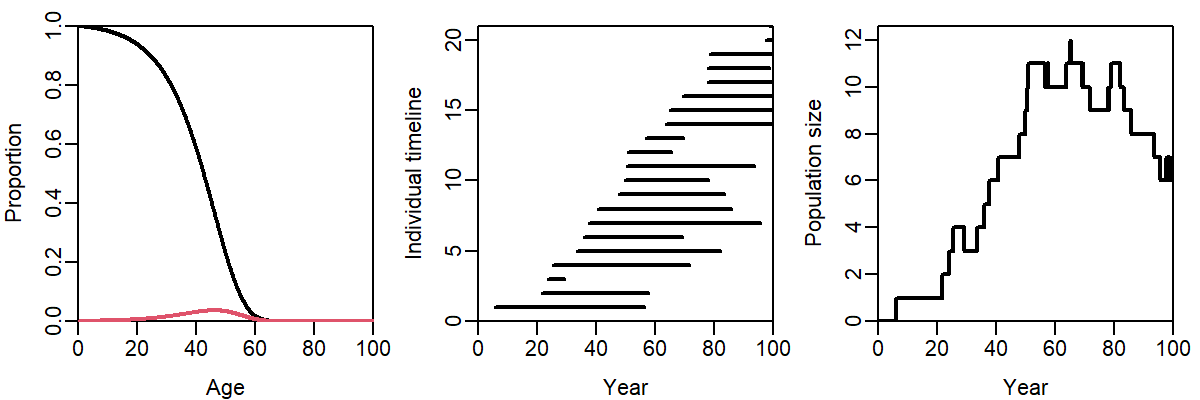

Generate this figure with R:

setwd("C:/Users/James.Thorson/Desktop/Git/Spatio-temporal-models-for-ecologists/Chap_1")
set.seed(101)

########## START IN-TEXT SNIPPET
# Calculate lifetime density function f = d/da( 1 - S(a) )
lifetime_density = function(a, b, k){
  # Write expression for 1 - S(a)
  gompertz_mortality = expression( 1-exp(b/k*(1-exp(k*a))) )
  # Symbolic derivative with respect to age a
  density_function = D(gompertz_mortality, "a")
  # Evaluate derivative using specified values
  eval(Expr)
}
########## END IN-TEXT SNIPPET

########## START IN-TEXT SNIPPET
# Paraeters
b = 0.001 # Initial annual mortality rate
k = 0.1   # Acceleration in mortality rate
birth_rate = 0.2 # animals per year
n_t = 100 # Time domain  to simulate

# Calculate peak of lifetime density for use in rejection sampling
Opt = optimize(f=lifetime_density, interval=c(0,100), maximum=TRUE, b=b, k=k)

# Rejection sampling for age at death
simulate_lifespan = function(b,k){
  while(TRUE){ # Repeat as long as necessary
    A = runif(n=1,min=0,max=150)
    M = lifetime_density(a=A, b=b, k=k)
    rand = runif(n=1,min=0,max=Opt$maximum)
    if(rand<M) return(A) # If accepted, save value
  }
}

# Sample births using sequence of exponential distributions
birth = death = vector()
while( max(0,birth,na.rm=TRUE)<n_t ){
  birth = c(birth, max(0,birth,na.rm=TRUE) + rexp(n=1, rate=birth_rate) )
}

# Sample deaths from lifespace after birth
for( i in seq_along(birth) ){
  death[i] = birth[i] + simulate_lifespan( b=b, k=k )
}
########## END IN-TEXT SNIPPET

# Define
survival_probability = function(a, b, k) exp(b/k*(1-exp(k*a)))

# Plot
png( "Gompertz_survival.png", width=6, height=2, res=200, units="in" )
  par( mfrow=c(1,3), xaxs="i", yaxs="i", mar=c(3,3,1,1), mgp=c(2,0.5,0) )
  x = seq(0,n_t,length=1000)
  Y = cbind( survival_probability(a=x, b=b, k=k),
             lifetime_density(a=x, b=b, k=k) )
  matplot( x=x, y=Y, type="l", lwd=2, xlab="Age", ylab="Proportion", lty="solid" )
  matplot( x=cbind(birth,death), y=cbind(seq_along(birth),seq_along(birth)), type="n",
    xlim=c(0,100), ylim=c(0,sum(birth<n_t)), xlab="Year", ylab="Individual timeline" )
  for( i in seq_along(birth) ){
    lines( x=c(birth[i],death[i]), y=c(i,i), lwd=2)
  }
  y = sapply(x, FUN=function(t){sum(t>birth&t<death)})
  plot(x=x,y=y, type="l", lwd=2, ylim=c(0,1.05*max(y)), xlab="Year", ylab="Population size" )
dev.off()

